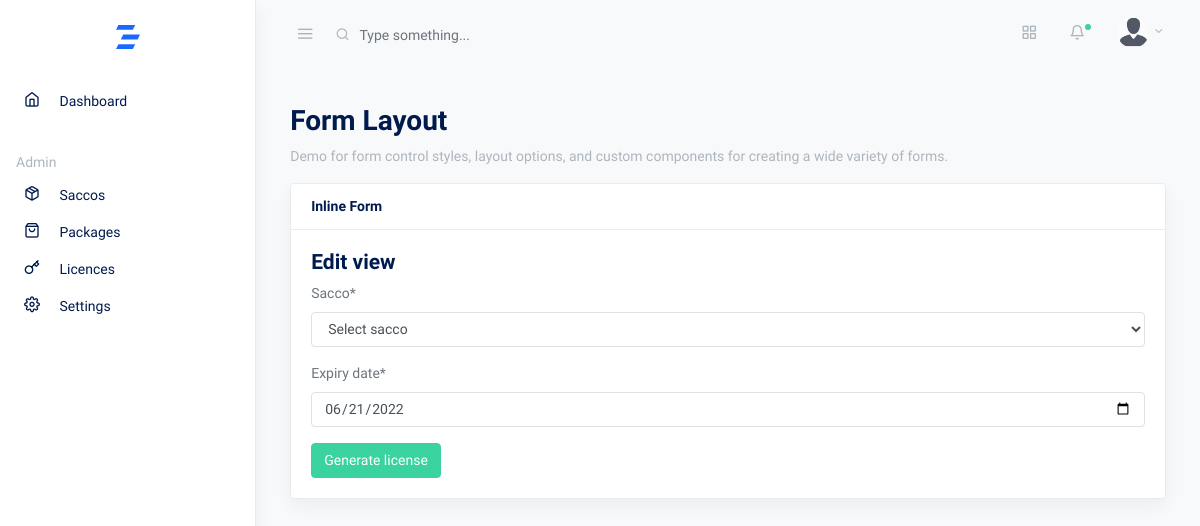
The app's page /licenses/6/update, older data.
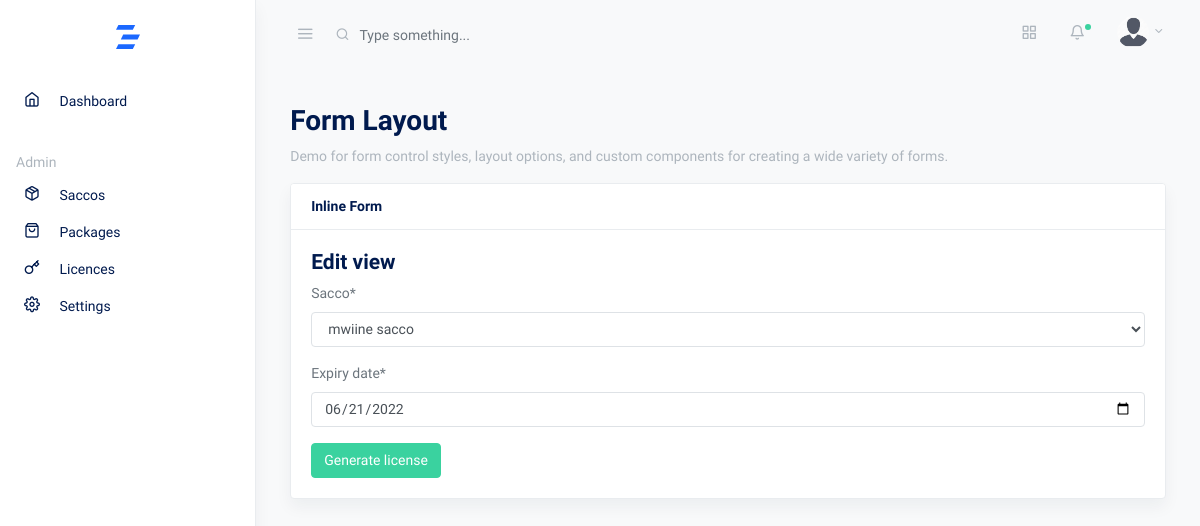
The same page, newer data.
### core/models.py (models this page shows, shortened)
class CustomModel(models.Model):
    created_on = models.DateTimeField(auto_now_add=True)
    updated_on = models.DateTimeField(auto_now=True, null=True)
    class Meta:
        abstract = True
        ordering = ['created_on']

class License(CustomModel):
    key = models.CharField(max_length=80, unique=True)
    sacco = models.ForeignKey(Sacco, null=True, on_delete=models.SET_NULL, related_name='business_license')
    expiry_date = models.DateTimeField(auto_now_add=False, auto_now=False, validators=[expire_now_or_future])
    status = models.CharField(max_length=10, choices=STATUS, default='active')
    class Meta:
        ordering = ['-created_on', '-updated_on']
        unique_together = ['key', 'sacco']

### core/views.py (the view, shortened to what this page needs)
# urls.py: path('licenses/<int:pk>/update', LicenseUpdateView.as_view(), name='license_update'),
class LicenseUpdateView(UpdateView):
    model = License
    context_object_name = 'license'
    template_name = 'licenses/add.html'
    form_class = LicenseForm

### core/forms.py (shortened to what this page needs)
class LicenseForm(forms.ModelForm):
    sacco = forms.ModelChoiceField(queryset=Sacco.objects.filter(status='inactive'), label='Sacco', empty_label='Select sacco')
    class Meta:
        model = License
        fields = [ 'sacco', 'expiry_date', ]
        widgets = {
            'expiry_date': widgets.DateInput(attrs={'type': 'date'}),
        }

### core/models.py (called while the page is built)
    def __str__(self):
        return self.name

### templates/licenses/add.html (shortened to what this page needs)
{% extends 'base.html' %}
{% load crispy_forms_tags %}
{% block content %}
<div class="container-fluid">
    <div class="row justify-content-center">
      <div class="col-12">
        <h2 class="page-title">Form Layout</h2>
        <p class="text-muted">Demo for form control styles, layout options, and custom components for creating a wide variety of forms.</p>
        <div class="row">
          <div class="col-md-12">
            <div class="card shadow mb-4">
              <div class="card-header">
                <strong class="card-title">Inline Form</strong>
              </div>
              <div class="card-body">
                <form action="" method="post">
                    <h4>Edit  view</h4>
                    {{form|crispy}}
                    <input class="btn btn-success text-white" type="submit" value="Generate license">
                 </form>
              </div>
            </div>
          </div>
        </div>
      </div>
    </div>
  </div>
{% endblock content %}

Row changes from the older to the newer data that the page shows:
changed License: sacco "Select sacco" → "mwiine sacco"
